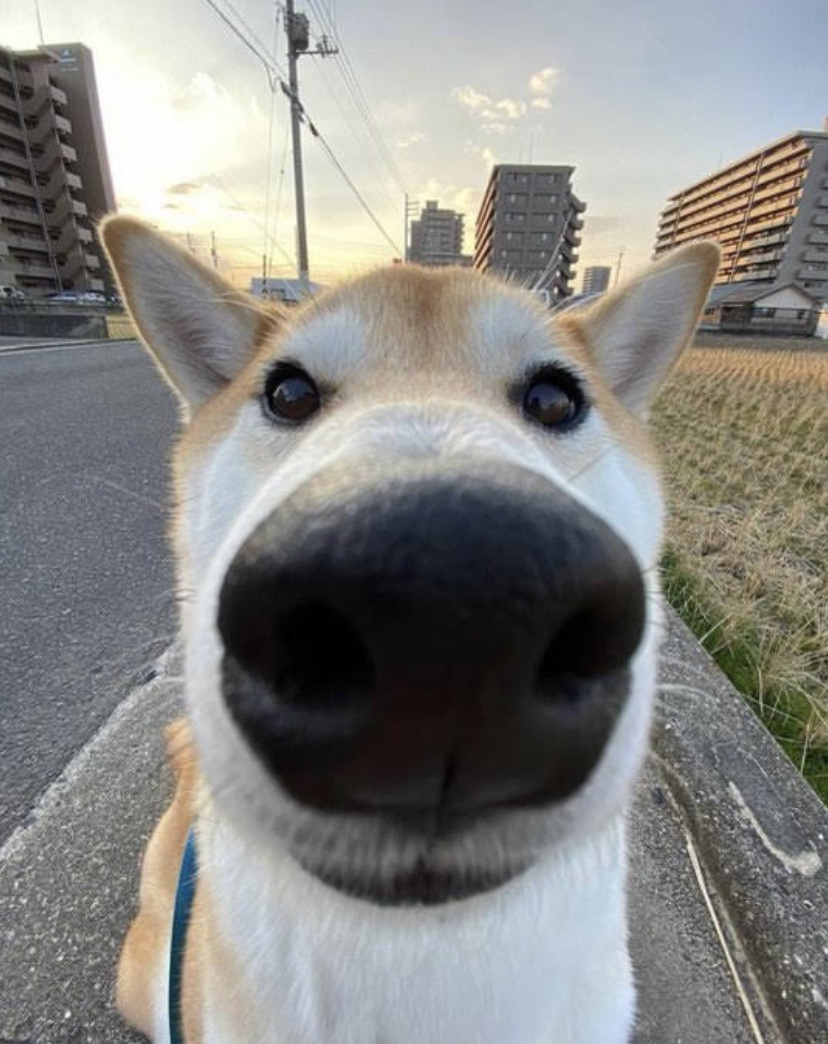
#> input picture practise/labs/7/sobaken.jpg, 828 x 1044 px
$ python 72.py
#> lines starting #> are read from the running program, lines starting #| are printed output that depends on the picture
from PIL import Image

filename = "sobaken.jpg"
with Image.open(filename) as img:
#> img is the input picture: PIL image 828x1044 RGB; mean R, G, B 136.4, 135.7, 132.4
    img.load()

new_img = img.resize((img.width // 3, img.height // 3))

new_img.save("resized_sobaken.jpg")

converted_img = img.transpose(Image.FLIP_TOP_BOTTOM)
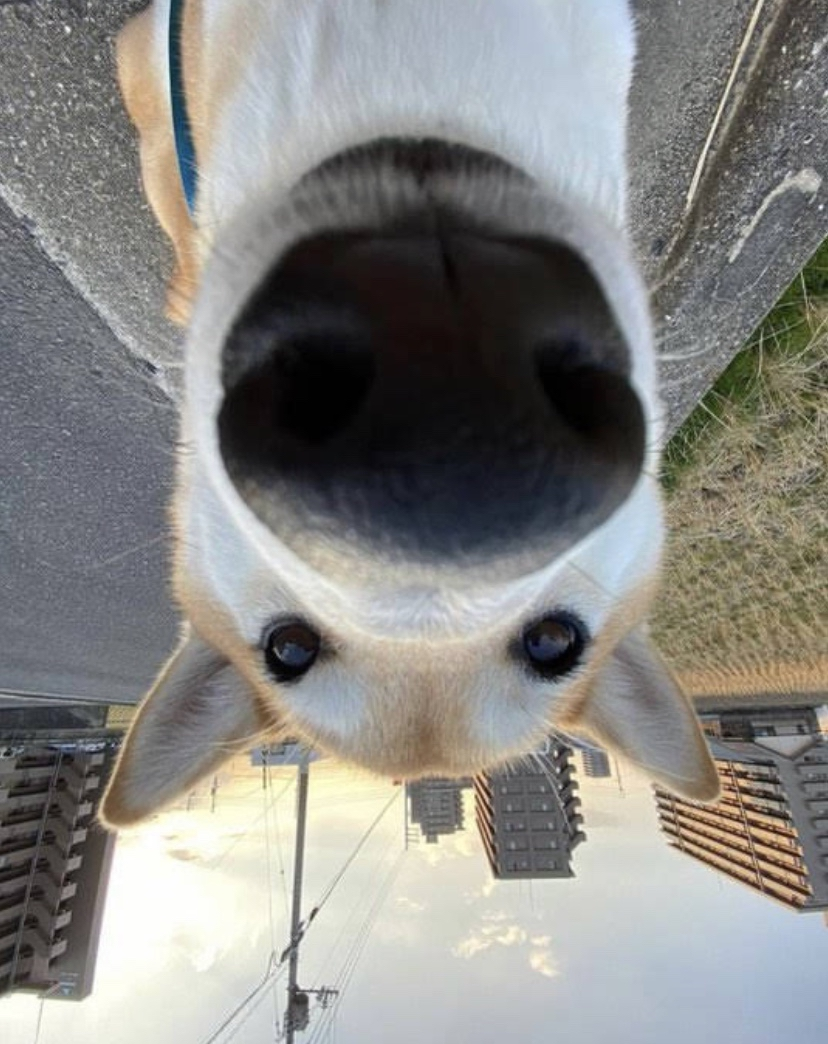
#> converted_img: PIL image 828x1044 RGB; mean R, G, B 136.4, 135.7, 132.4
converted_img.save("image_flipsobaken_top.jpg")
converted_img = img.transpose(Image.FLIP_LEFT_RIGHT)
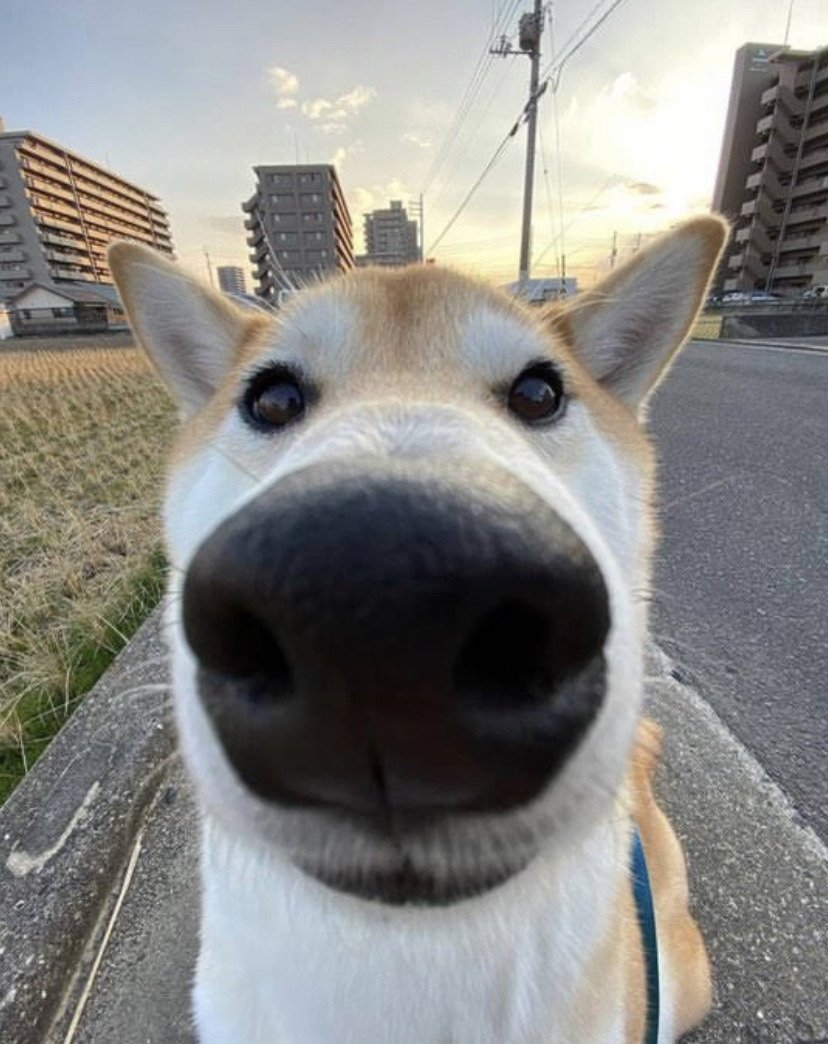
#> converted_img: PIL image 828x1044 RGB; mean R, G, B 136.4, 135.7, 132.4
converted_img.save("image_flip_sobaken.jpg")

$ run again, with practise/labs/7/1.jpg copied over practise/labs/7/sobaken.jpg
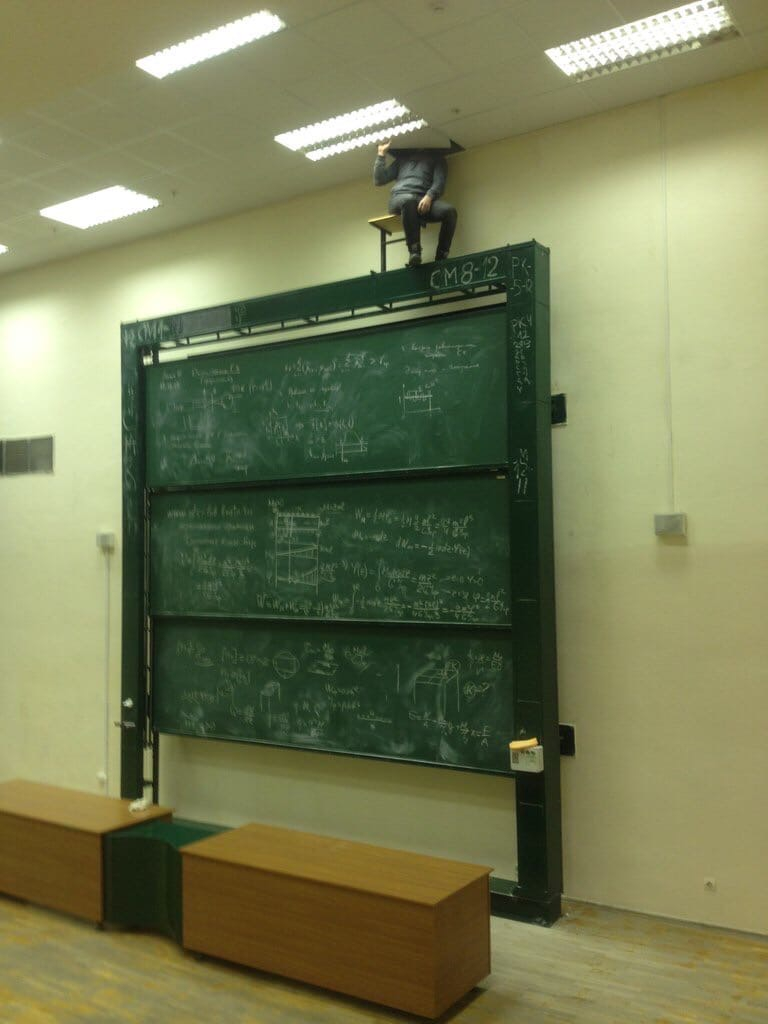
#> input picture practise/labs/7/1.jpg, 768 x 1024 px
#> img is the input picture: PIL image 768x1024 RGB; mean R, G, B 118.7, 123.8, 84.8
#> `converted_img = img.transpose(Image.FLIP_TOP_BOTTOM)`:
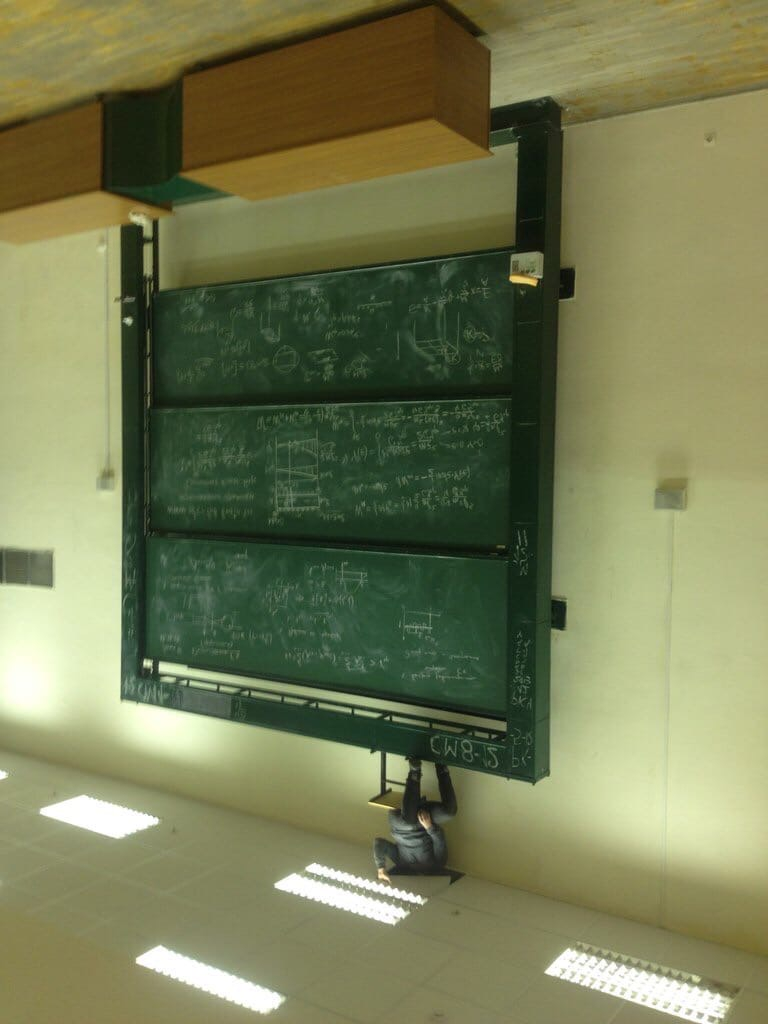
#> converted_img: PIL image 768x1024 RGB; mean R, G, B 118.7, 123.8, 84.8
#> `converted_img = img.transpose(Image.FLIP_LEFT_RIGHT)`:
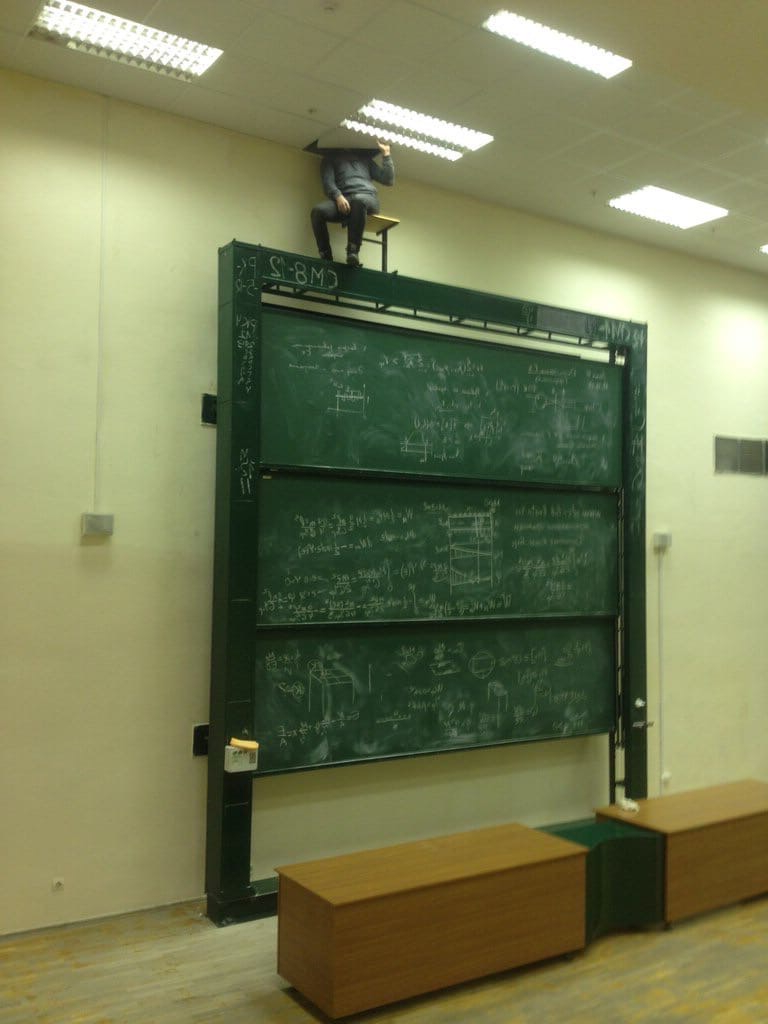
#> converted_img: PIL image 768x1024 RGB; mean R, G, B 118.7, 123.8, 84.8

$ run again, with practise/labs/7/2.jpg copied over practise/labs/7/sobaken.jpg
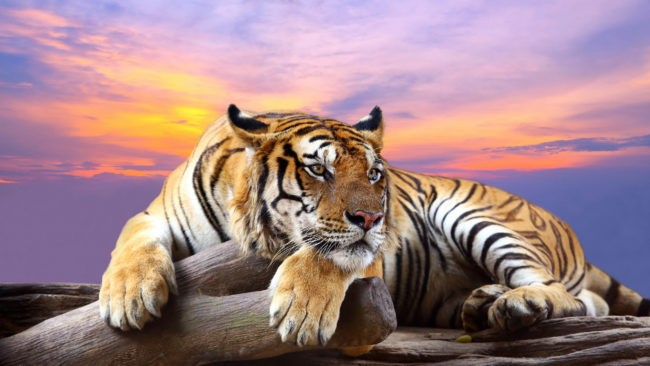
#> input picture practise/labs/7/2.jpg, 650 x 366 px
#> img is the input picture: PIL image 650x366 RGB; mean R, G, B 162, 131.5, 135.9
#> `converted_img = img.transpose(Image.FLIP_TOP_BOTTOM)`:
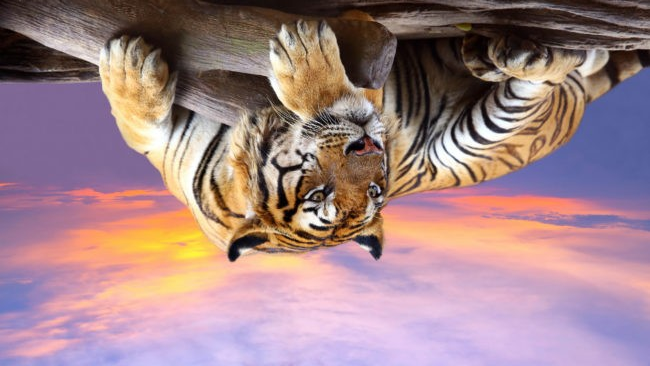
#> converted_img: PIL image 650x366 RGB; mean R, G, B 162, 131.5, 135.9
#> `converted_img = img.transpose(Image.FLIP_LEFT_RIGHT)`:
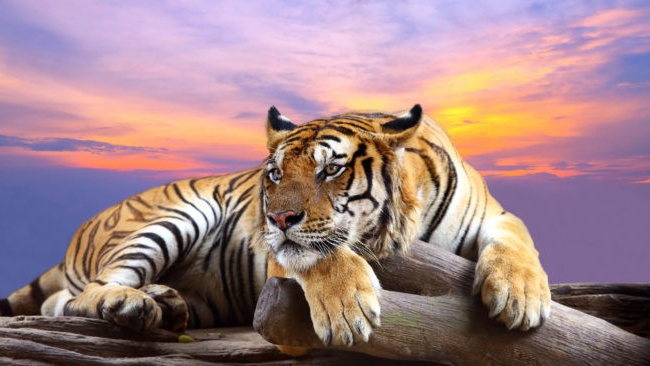
#> converted_img: PIL image 650x366 RGB; mean R, G, B 162, 131.5, 135.9

$ run again, with practise/labs/7/3.jpg copied over practise/labs/7/sobaken.jpg
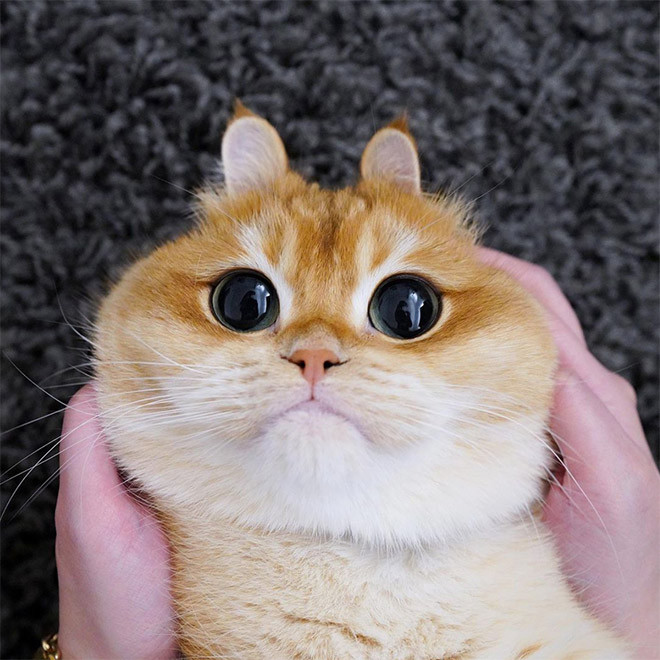
#> input picture practise/labs/7/3.jpg, 660 x 660 px
#> img is the input picture: PIL image 660x660 RGB; mean R, G, B 130.3, 118.2, 116
#> `converted_img = img.transpose(Image.FLIP_TOP_BOTTOM)`:
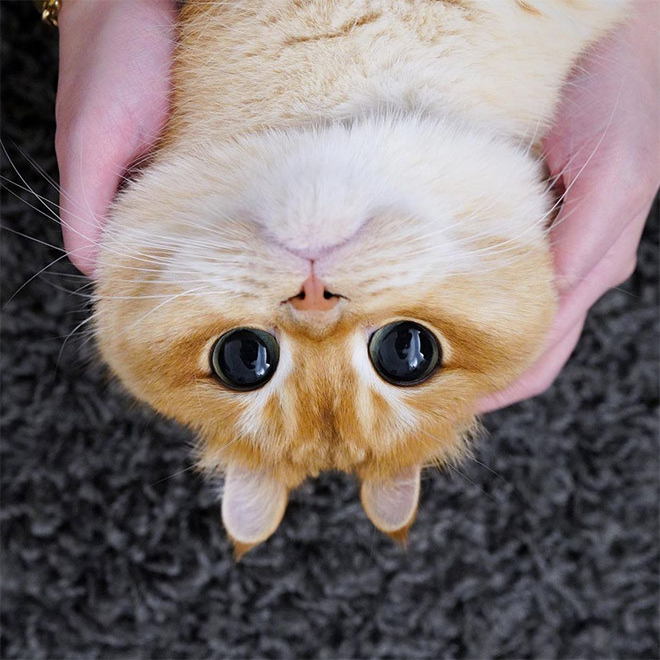
#> converted_img: PIL image 660x660 RGB; mean R, G, B 130.3, 118.2, 116
#> `converted_img = img.transpose(Image.FLIP_LEFT_RIGHT)`:
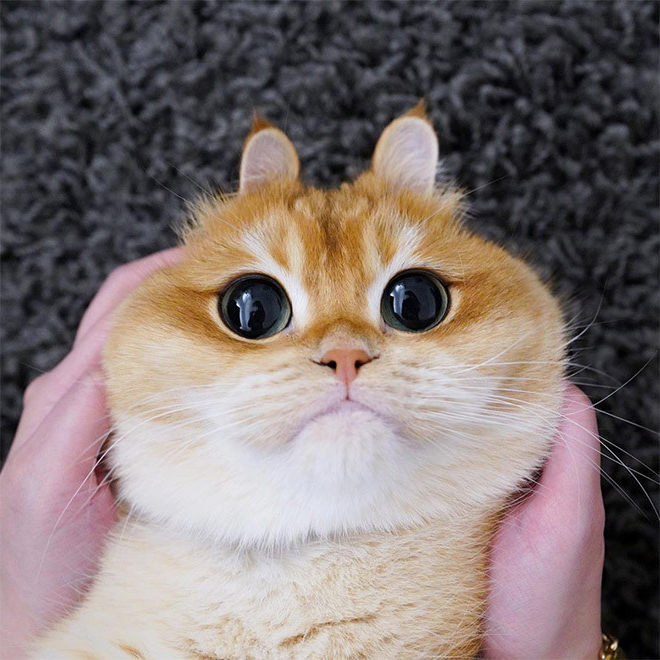
#> converted_img: PIL image 660x660 RGB; mean R, G, B 130.3, 118.2, 116
